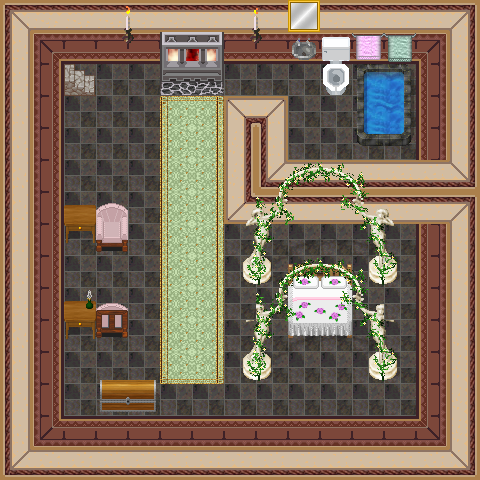

A 2D game scene composited from a Tiled map and its tileset images. What follows is a short description and the map's XML, with each tile layer's data collapsed to a summary:
An orthogonal 15x15 tile map with 32x32 px tiles, 7 tile layers (0_floor, 1_terrain, 2_object, 3_roof, ...), 1 hidden layer not drawn, 21 tilesets.

<map version="1.0" tiledversion="1.0.3" orientation="orthogonal" renderorder="right-down" width="15" height="15" tilewidth="32" tileheight="32" nextobjectid="1">
 <tileset firstgid="1" name="wall red" tilewidth="32" tileheight="32" tilecount="16" columns="4">
  <image source="../../tileset/building/wall/int_wall_dark_red.png" width="128" height="128" />
 </tileset>
 <tileset firstgid="17" name="int red wall" tilewidth="32" tileheight="32" tilecount="16" columns="4">
  <image source="../../tileset/building/wall/int_wall_dark_red_corners.png" width="128" height="128" />
 </tileset>
 <tileset firstgid="33" name="int red wall corners" tilewidth="32" tileheight="32" tilecount="8" columns="2">
  <image source="../../tileset/building/wall/int_wall_dark_red_corners_2.png" width="64" height="128" />
 </tileset>
 <tileset firstgid="41" name="carpets rug border" tilewidth="32" tileheight="32" tilecount="9" columns="3">
  <image source="../../tileset/furniture/carpet/rug_border.png" width="96" height="96" />
 </tileset>
 <tileset firstgid="50" name="sink" tilewidth="32" tileheight="32" tilecount="6" columns="2">
  <image source="../../tileset/furniture/sink/dark_front_on.png" width="64" height="96" />
 </tileset>
 <tileset firstgid="56" name="collision" tilewidth="32" tileheight="32" tilecount="1" columns="1">
  <image source="../../tileset/logic/collision.png" width="32" height="32" />
 </tileset>
 <tileset firstgid="57" name="furnace green" tilewidth="32" tileheight="32" tilecount="4" columns="2">
  <image source="../../tileset/building/decoration/furnace.png" width="64" height="64" />
 </tileset>
 <tileset firstgid="61" name="fire" tilewidth="32" tileheight="32" tilecount="27" columns="3">
  <image source="../../tileset/ground/fire/fire.png" width="96" height="288" />
 </tileset>
 <tileset firstgid="88" name="flames" tilewidth="32" tileheight="32" tilecount="6" columns="6">
  <image source="../../tileset/furniture/light/flames.png" width="192" height="32" />
 </tileset>
 <tileset firstgid="94" name="towels" tilewidth="32" tileheight="32" tilecount="6" columns="6">
  <image source="../../tileset/item/textile/towels.png" width="192" height="32" />
 </tileset>
 <tileset firstgid="100" name="pictures small 2" tilewidth="32" tileheight="32" tilecount="4" columns="2">
  <image source="../../tileset/furniture/picture/small_2.png" width="64" height="64" />
 </tileset>
 <tileset firstgid="104" name="sofa chair pink" tilewidth="32" tileheight="32" tilecount="12" columns="3">
  <image source="../../tileset/furniture/chair/sofa_chair_pink.png" width="96" height="128" />
 </tileset>
 <tileset firstgid="116" name="floor tiles" tilewidth="32" tileheight="32" tilecount="9" columns="3">
  <image source="../../tileset/ground/indoor/floor_tiles.png" width="96" height="96" />
 </tileset>
 <tileset firstgid="125" name="bathroom basin" tilewidth="32" tileheight="32" tilecount="3" columns="3">
  <image source="../../tileset/furniture/bathroom/basin.png" width="96" height="32" />
 </tileset>
 <tileset firstgid="128" name="bathroom toilet" tilewidth="32" tileheight="32" tilecount="6" columns="3">
  <image source="../../tileset/furniture/bathroom/toilet.png" width="96" height="64" />
 </tileset>
 <tileset firstgid="134" name="desk" tilewidth="32" tileheight="32" tilecount="4" columns="2">
  <image source="../../tileset/furniture/table/desk.png" width="64" height="64" />
 </tileset>
 <tileset firstgid="138" name="lights candle" tilewidth="32" tileheight="32" tilecount="36" columns="6">
  <image source="../../tileset/furniture/light/lights_candle.png" width="192" height="192" />
 </tileset>
 <tileset firstgid="174" name="stairs" tilewidth="32" tileheight="32" tilecount="12" columns="2">
  <image source="../../tileset/building/stairs/stairs.png" width="64" height="192" />
 </tileset>
 <tileset firstgid="186" name="arch flowered" tilewidth="32" tileheight="32" tilecount="24" columns="6">
  <image source="../../tileset/item/statue/flowered_arch.png" width="192" height="128" />
 </tileset>
 <tileset firstgid="210" name="chest 2" tilewidth="32" tileheight="32" tilecount="6" columns="3">
  <image source="../../tileset/item/chest/chest_2.png" width="96" height="64" />
 </tileset>
 <tileset firstgid="216" name="double_pink_roses" tilewidth="32" tileheight="32" tilecount="18" columns="6">
  <image source="../../tileset/furniture/bed/double_pink_roses.png" width="192" height="96" />
 </tileset>
 <layer name="0_floor" width="15" height="15">
  <data>[225 cells, 225 non-empty, 2 distinct tile ids]</data>
 </layer>
 <layer name="1_terrain" width="15" height="15">
  <data>[225 cells, 158 non-empty, 38 distinct tile ids]</data>
 </layer>
 <layer name="2_object" width="15" height="15">
  <data>[225 cells, 46 non-empty, 32 distinct tile ids]</data>
 </layer>
 <layer name="3_roof" width="15" height="15">
  <data>[225 cells, 27 non-empty, 22 distinct tile ids]</data>
 </layer>
 <layer name="4_roof_add" width="15" height="15">
  <data>[225 cells, 8 non-empty, 8 distinct tile ids]</data>
 </layer>
 <layer name="objects" width="15" height="15">
  <data>[225 cells, 0 non-empty, 0 distinct tile ids]</data>
 </layer>
 <layer name="collision" width="15" height="15" visible="0" opacity="0.35">
  <data>[225 cells, 146 non-empty, 1 distinct tile ids]</data>
 </layer>
 <layer name="protection" width="15" height="15">
  <data>[225 cells, 0 non-empty, 0 distinct tile ids]</data>
 </layer>
</map>
